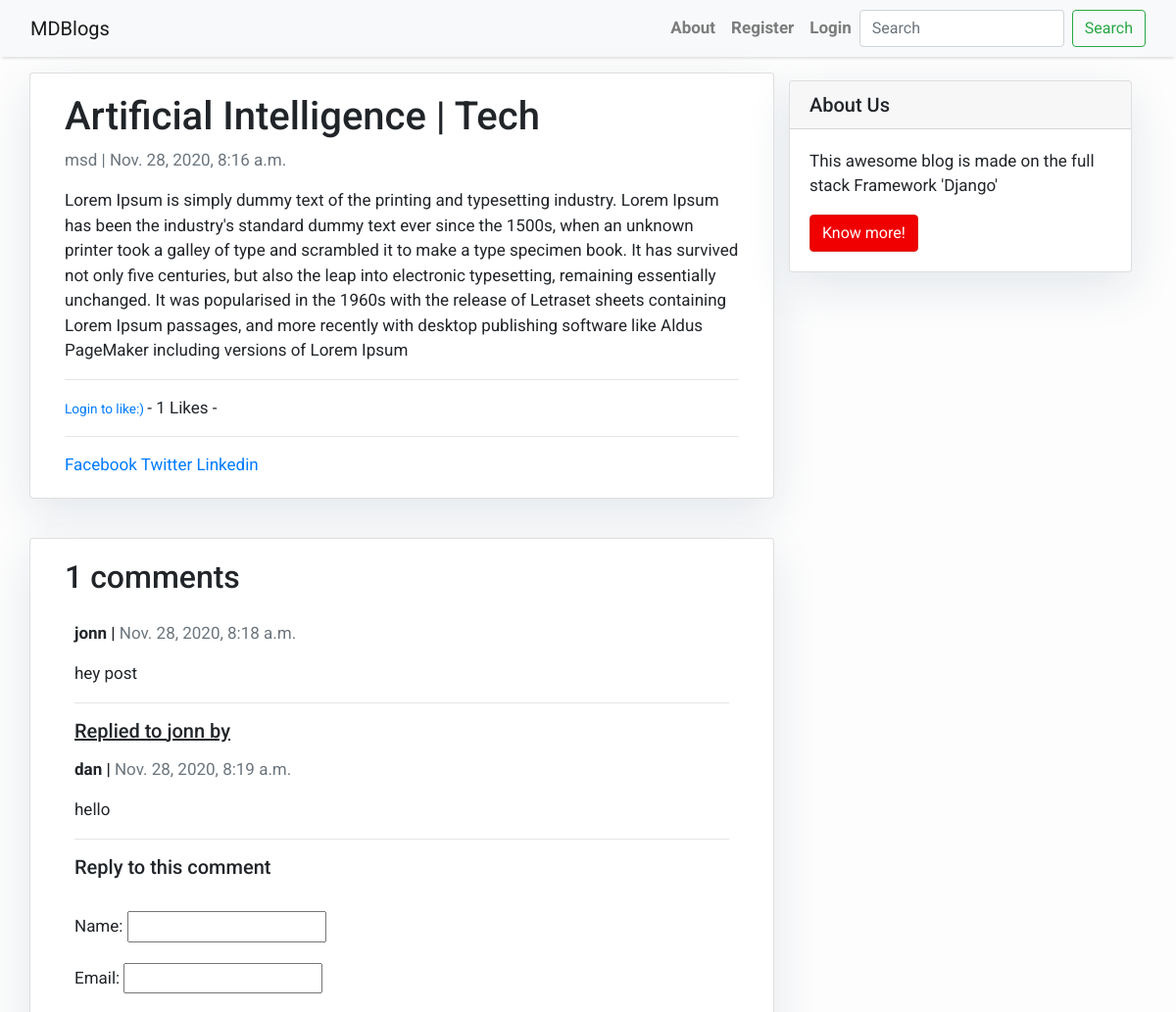
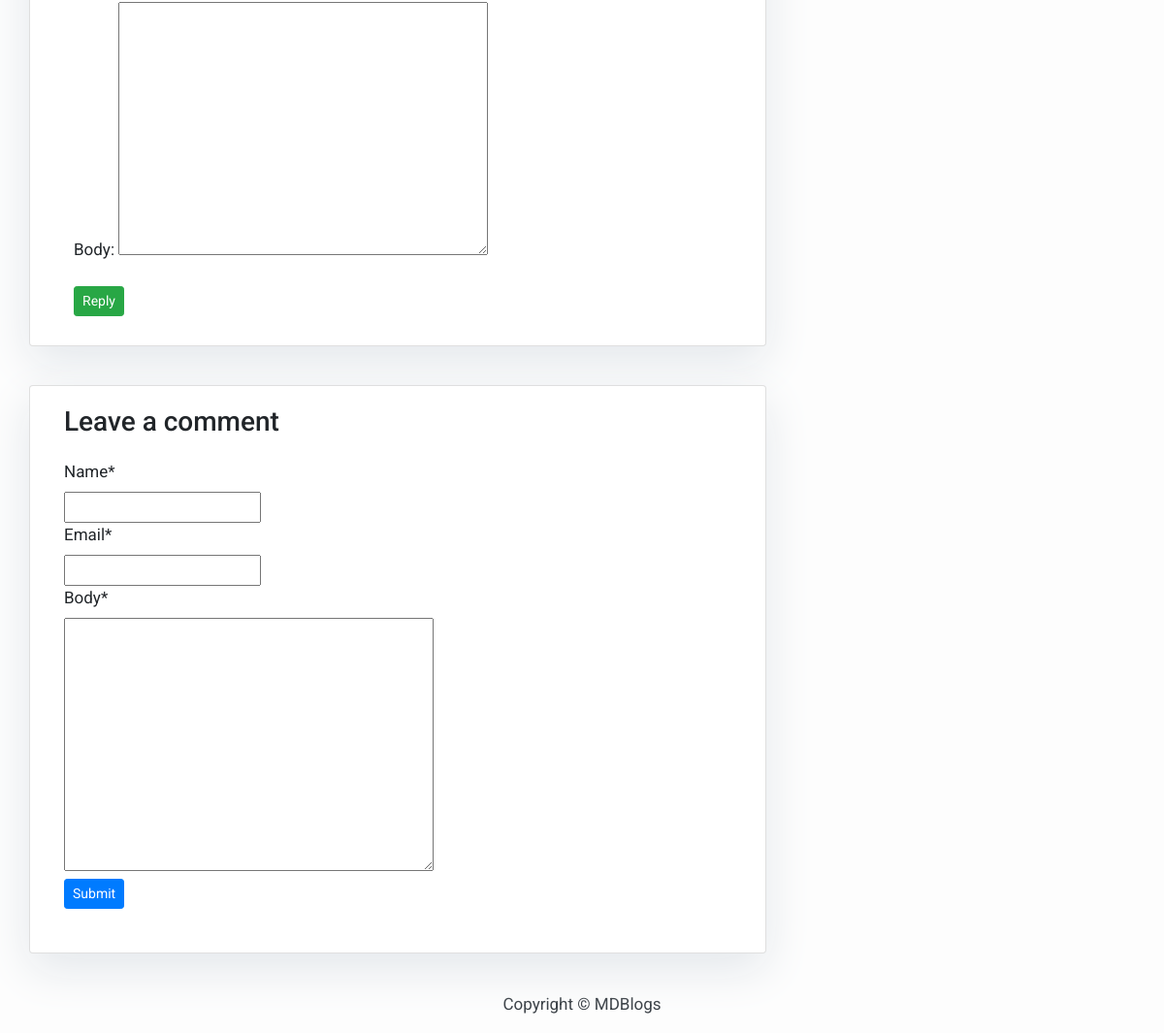
The page /artificial-intelligence/ on the database its author committed (2 pictures, top to bottom).
### Blog/models.py (models this page shows, shortened)
class Post(models.Model):
    category=models.CharField(max_length=100)
    title = models.CharField(max_length=200, unique=True)
    slug = models.SlugField(max_length=200, unique=True)
    author = models.ForeignKey(User, on_delete= models.CASCADE,related_name='blog_posts')
    updated_on = models.DateTimeField(auto_now= True)
    content = models.TextField()
    created_on = models.DateTimeField(auto_now_add=True)
    status = models.IntegerField(choices=STATUS, default=0)
    likes=models.ManyToManyField(User,related_name='blog_post')
    class Meta:
        ordering = ['-created_on']
    def total_likes(self):
        return self.likes.count()

class Comment(models.Model):
    post = models.ForeignKey(Post,on_delete=models.CASCADE,related_name='comments')
    name = models.CharField(max_length=80)
    email = models.EmailField()
    body = models.TextField()
    created_on = models.DateTimeField(auto_now_add=True)
    updated = models.DateTimeField(auto_now=True)
    active = models.BooleanField(default=False)
    parent = models.ForeignKey('self',on_delete=models.CASCADE, null=True, blank=True, related_name='replies')
    class Meta:
        ordering = ['created_on']

### Blog/views.py (the view)
# urls.py: path('<slug:slug>/', views.post_detail, name='post_detail'),
def post_detail(request, slug):
    template_name = 'post_detail.html'
    post = get_object_or_404(Post, slug=slug)
    share_string=quote_plus(post.content)
    comments = post.comments.filter(active=True, parent__isnull=True)
    new_comment = None
    stuff=get_object_or_404(Post,slug=slug)
    total_likes=stuff.total_likes()
    liked=False
    if stuff.likes.filter(id=request.user.id).exists():
        liked=True
    if request.method == 'POST':
        comment_form = CommentForm(data=request.POST)
        if comment_form.is_valid():
            parent_obj = None
            try:
                parent_id = int(request.POST.get('parent_id'))
            except:
                parent_id = None
            if parent_id:
                parent_obj = Comment.objects.get(id=parent_id)
                if parent_obj:
                    replay_comment = comment_form.save(commit=False)
                    replay_comment.parent = parent_obj
            new_comment = comment_form.save(commit=False)
            new_comment.post = post
            new_comment.save()
    else:
        comment_form = CommentForm()
    return render(request, template_name, {'post': post,
                                           'comments': comments,
                                           'new_comment': new_comment,
                                           'comment_form': comment_form,'share_string':share_string,
                                           'total_likes':total_likes,'liked':liked})

### Blog/forms.py
class CommentForm(forms.ModelForm):
    class Meta:
        model = Comment
        fields = ('name', 'email', 'body')

### Blog/templates/post_detail.html (shortened to what this page needs)
{% extends 'base.html' %} {% block content %}
{% load crispy_forms_tags %}
<div class="container">
  <div class="row">
    <div class="col-md-8 card mb-4  mt-3 left  top">
      <div class="card-body">
        <h1>{% block title %} {{ post.title }} | {{post.category}} {% endblock title %}</h1>
        <p class=" text-muted">{{ post.author }} | {{ post.created_on }}</p>
        <p class="card-text ">{{ post.content | safe }}</p><hr>
        <form action="{% url 'like_post' post.slug %}" method="post">
        {% if user.is_authenticated %}
          {% if liked %}
            <button type="submit" name="post_slug" value="{{ post.slug }}"
                    class="btn btn-danger btn-sm">Unlike</button>
          {% else %}
            <button type="submit" name="post_slug" value="{{ post.slug }}"
                    class="btn btn-primary btn-sm">Like</button>
          {% endif %}
        {% else %}
          <small><a href="{% url 'login' %}">Login to like:)</a> </small>
        {% endif %}
          - {{ total_likes }} Likes -
        </form><hr>
        <a href="https://www.facebook.com/sharer/sharer.php?u={{ request.build_absolute_uri }}">Facebook
        </a>
        <a href="https://twitter.com/home?status={{ share_string }}%20{{ request.build_absolute_uri }}">
        Twitter
        </a>
        <a href="https://www.linkedin.com/shareArticle?mini=true&url={{ request.build_absolute_uri }}&title={{ post.title }}&summary={{ share_string }}&source={{ request.build_absolute_uri }}">
        Linkedin
        </a>
      </div>
    </div>
    {% block sidebar %} {% include 'sidebar.html' %} {% endblock sidebar %}
    <div class="col-md-8 card mb-4  mt-3 ">
      <div class="card-body">
        {% with comments.count as total_comments %}
        <h2>{{ total_comments }} comments</h2>
        {% endwith %}
           {% for comment in comments %}
        <div class="comments" style="padding: 10px;">
          <p class="font-weight-bold">
            {{ comment.name }} |
            <span class=" text-muted font-weight-normal">
              {{ comment.created_on }}
            </span>
          </p>
          {{ comment.body | linebreaks }}<hr/>
          {% for reply in comment.replies.all %}
          <h5 style="margin-bottom:15px;"><u>Replied to {{ comment.name }} by</u></h5>
            <p class="font-weight-bold">
              {{ reply.name }} |
              <span class=" text-muted font-weight-normal">
              {{ reply.created_on }}
              </span>
            </p>
            {{ reply.body | linebreaks }}<hr/>
          {% endfor %}
          <form action="." method="post">
            <h5>Reply to this comment</h5><br/>
            {{ comment_form.as_p }}
            <button type="submit" class="btn btn-success btn-sm">Reply</button>
          </form>
        </div>
        {% endfor %}
      </div>
    </div>
    <div class="col-md-8 card mb-4  mt-3 ">
      <div class="card-body">
        {% if new_comment %}
        <div class="alert alert-success" role="alert">
          Your comment is awaiting moderation
        </div>
        {% else %}
        <h3>Leave a comment</h3>
        <form method="post" style="margin-top: 1.3em;">
          {{ comment_form | crispy }}
          <button type="submit" class="btn btn-primary btn-sm">Submit</button>
        </form>
        {% endif %}<br/>
      </div>
    </div>
  </div>
</div>
{% endblock content %}

### Blog/templates/base.html (style rules this page uses)
body { font-family: "Roboto", sans-serif; font-size: 17px; background-color: #fdfdfd; }

### Blog/templates/sidebar.html (style rules this page uses)
.card { box-shadow: 0 16px 48px #E3E7EB; }

### rows shown on the page
Post: title "Artificial Intelligence", category "Tech", author "msd", created_on "Nov. 28, 2020, 8:16 a.m.", content "Lorem Ipsum is simply dummy text of the printing and typesetting industry. Lorem Ipsum has been the industry's standard dummy text ever since the 1500s, when an unknown printer took a galley of type and scrambled it to make a type specimen book. It has survived not only five centuries, but also the leap into electronic typesetting, remaining essentially unchanged. It was popularised in the 1960s with the release of Letraset sheets containing Lorem Ipsum passages, and more recently with desktop publishing software like Aldus PageMaker including versions of Lorem Ipsum"
Comment: name "jonn", created_on "Nov. 28, 2020, 8:18 a.m.", body "hey post"
Comment: name "dan", created_on "Nov. 28, 2020, 8:19 a.m.", body "hello"

### other values the page prints
{{ total_likes }} "1"
{{ total_comments }} "1"
